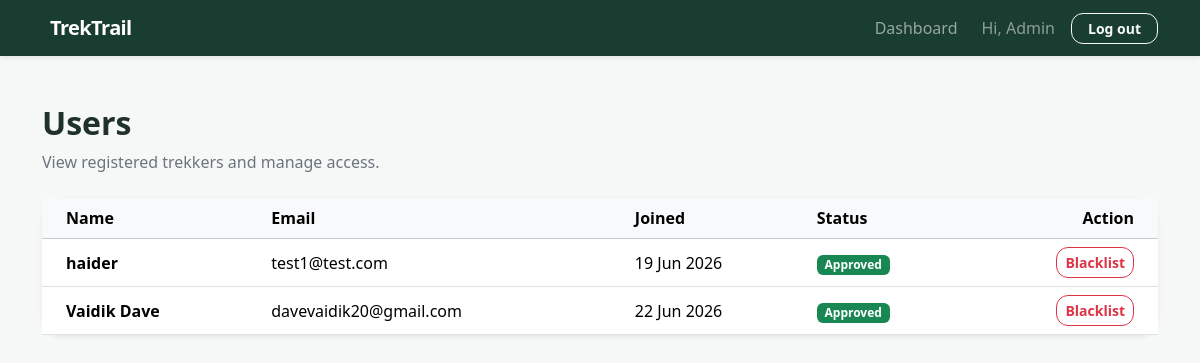
The app's page /admin/users (signed in) with its own data.
### models.py (models this page shows)
class User(db.Model, UserMixin):
    __tablename__ = "users"
    id = db.Column(db.Integer, primary_key=True)
    name = db.Column(db.String(100), nullable=False)
    email = db.Column(db.String(120), unique=True, nullable=False)
    password = db.Column(db.String(255), nullable=False)
    role = db.Column(
        db.String(20),
        nullable=False,
        default="user"
    )
    role = db.Column(
        db.String(20),
        nullable=False,
        default="user"
    )
    status = db.Column(
        db.String(20),
        nullable=False,
        default="approved"
    )
    is_admin = db.Column(
        db.Boolean,
        default=False
    )
    created_at = db.Column(
        db.DateTime,
        default=datetime.utcnow
    )

### controller/admin.py (the view)
@admin_bp.route('/users')
@admin_required
@login_required
def user_list():
    users = User.query.filter_by(role='user').all()
    return render_template('admin/user_list.html', users=users)

### app.py (called while the page is built)
@login_manager.user_loader
def load_user(user_id):
    return User.query.get(int(user_id))

### controller/auth.py (called while the page is built)
def admin_required(f):
    @wraps(f)
    def decorated_function(*args, **kwargs):
        if not current_user.is_authenticated or current_user.role != 'admin':
            flash('You do not have permission to access this page.', 'danger')
            return redirect(url_for('auth.login'))
        return f(*args, **kwargs)
    return decorated_function

### templates/admin/user_list.html (shortened to what this page needs)
{% extends "layout.html" %}
{% block content %}
<div class="container py-5">
    <h1 class="h2 fw-bold">Users</h1>
    <p class="text-secondary mb-4">View registered trekkers and manage access.</p>
    <div class="card dashboard-card shadow-sm">
        <div class="table-responsive">
            <table class="table align-middle mb-0">
                <thead class="table-light">
                    <tr>
                        <th class="ps-4">Name</th>
                        <th>Email</th>
                        <th>Joined</th>
                        <th>Status</th>
                        <th class="text-end pe-4">Action</th>
                    </tr>
                </thead>
                <tbody>
                    {% for user in users %}
                    <tr>
                        <td class="ps-4 fw-semibold">{{ user.name }}</td>
                        <td>{{ user.email }}</td>
                        <td>{{ user.created_at.strftime('%d %b %Y') }}</td>
                        <td>
                            <span class="badge text-bg-{{ 'success' if user.status == 'approved' else 'danger' }}">
                                {{ user.status|title }}
                            </span>
                        </td>
                        <td class="text-end pe-4">
                            {% if user.status != 'blacklisted' %}
                            <form
                                method="post"
                                action="{{ url_for('admin.blacklist_user', user_id=user.id) }}"
                                onsubmit="return confirm('Blacklist this user?')"
                            >
                                <button class="btn btn-sm btn-outline-danger">Blacklist</button>
                            </form>
                            {% else %}
                            <span class="text-secondary">Restricted</span>
                            {% endif %}
                        </td>
                    </tr>
                    {% else %}
                    <tr>
                        <td colspan="5" class="text-center text-secondary py-5">
                            No users found.
                        </td>
                    </tr>
                    {% endfor %}
                </tbody>
            </table>
        </div>
    </div>
</div>
{% endblock %}

### templates/layout.html (shortened to what this page needs)
<!doctype html>
<html lang="en">
<head>
    <link href="https://cdn.jsdelivr.net/npm/bootstrap@5.3.3/dist/css/bootstrap.min.css" rel="stylesheet">
    <link href="https://cdn.jsdelivr.net/npm/bootstrap-icons@1.11.3/font/bootstrap-icons.min.css" rel="stylesheet">
</head>
<body class="{% block body_class %}{% endblock %}">
    {% if current_user.is_authenticated %}
    <nav class="navbar navbar-expand-lg navbar-dark sticky-top shadow-sm">
        <div class="container">
            {% if current_user.role == 'staff' and current_user.status == 'approved' %}
            <a class="navbar-brand fw-bold" href="{{ url_for('staff.dashboard') }}">
                <i class="bi bi-mountains me-2"></i>TrekTrail
            </a>
            {% elif current_user.role == 'admin' %}
            <a class="navbar-brand fw-bold" href="{{ url_for('admin.dashboard') }}">
                TrekTrail
            </a>
            {% else %}
            <a class="navbar-brand fw-bold" href="{{ url_for('user.dashboard') }}">
                <i class="bi bi-mountains me-2"></i>TrekTrail
            </a>
            {% endif %}
            <div class="collapse navbar-collapse" id="mainNav">
                <ul class="navbar-nav ms-auto align-items-lg-center gap-lg-2">
                    {% if current_user.role == 'staff' and current_user.status == 'approved' %}
                    <li class="nav-item"><a class="nav-link" href="{{ url_for('staff.dashboard') }}">Dashboard</a></li>
                    {% elif current_user.role == 'admin' %}
                    <li class="nav-item"><a class="nav-link" href="{{ url_for('admin.dashboard') }}">Dashboard</a></li>
                    {% else %}
                    <li class="nav-item"><a class="nav-link" href="{{ url_for('user.dashboard') }}">Dashboard</a></li>
                    {% endif %}
                    <li class="nav-item"><span class="nav-link text-white-50">Hi, {{ current_user.name }}</span></li>
                    <li class="nav-item">
                        <form method="post" action="{{ url_for('auth.logout') }}">
                            <button class="btn btn-outline-light btn-sm px-3" type="submit">Log out</button>
                        </form>
                    </li>
                </ul>
            </div>
        </div>
    </nav>
    {% endif %}
    <main class="page-shell {% block main_class %}{% endblock %}">
        {% block content %}{% endblock %}
    </main>
</body>
</html>

### templates/layout.html (style rules this page uses)
:root { --trek-green: #146c43; --trek-dark: #12372a; --trek-light: #edf7f1; }
body { min-height: 100vh; background: #f6f8f7; color: #203129; }
.navbar-brand { letter-spacing: -.03em; }
.navbar { background: rgba(18, 55, 42, 0.97); }
.page-shell { min-height: calc(100vh - 66px); }
.btn { border-radius: .75rem; font-weight: 600; }
.dashboard-card { border: 0; border-radius: 1.25rem; }

### records on screen
User: name "Admin"
User: name "haider", email "test1@test.com", created_at "19 Jun 2026", status "Approved"
User: name "Vaidik Dave", email "davevaidik20@gmail.com", created_at "22 Jun 2026", status "Approved"
